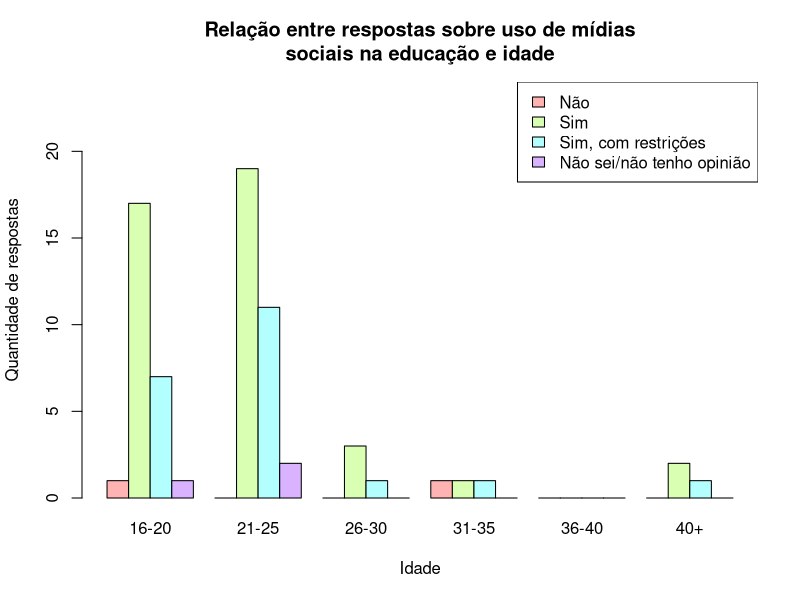

Write the R code that produced this figure.
library(readxl)
# Carrega a planilha em um dataframe
df <- read_excel("dados/umses_alunos_2018.xlsx")

# Os dados que serão utilizados têm linhas/colunas com nenhum valor, isso faz com que ao 
# lê-los ele tenha linhas a menos
nrow <- as.table(c(0, 0, 0, 0))
names(nrow) <- c(1, 2, 3, 4)

graf <- table(data.frame(df$usoacademico, df$idade))

# Concatenação entre os dados recebidos e uma linha em branco, para dar uma 
# completude maior aos dados
ngraf <- cbind(graf[,1:4], nrow, graf[,5])
colnames(ngraf) <- c(1, 2, 3, 4, 5, 6)

lbls = c("16-20", "21-25", "26-30", "31-35", "36-40", "40+")

png("graficos/relacao-uso-midias-sociais-educacao-por-idade.png", width=600, height=600)

barplot(ngraf,
        main="Relação entre respostas sobre uso de mídias\nsociais na educação e idade",
        beside=TRUE,
        names.arg=lbls,
        ylim=c(0, max(ngraf) + 5),
        col=rainbow(4, s=.3),
        xlab="Idade",
        ylab="Quantidade de respostas")

legend("topright", c("Não", "Sim", "Sim, com restrições", "Não sei/não tenho opinião"), fill=rainbow(4, s=.3))

dev.off()

